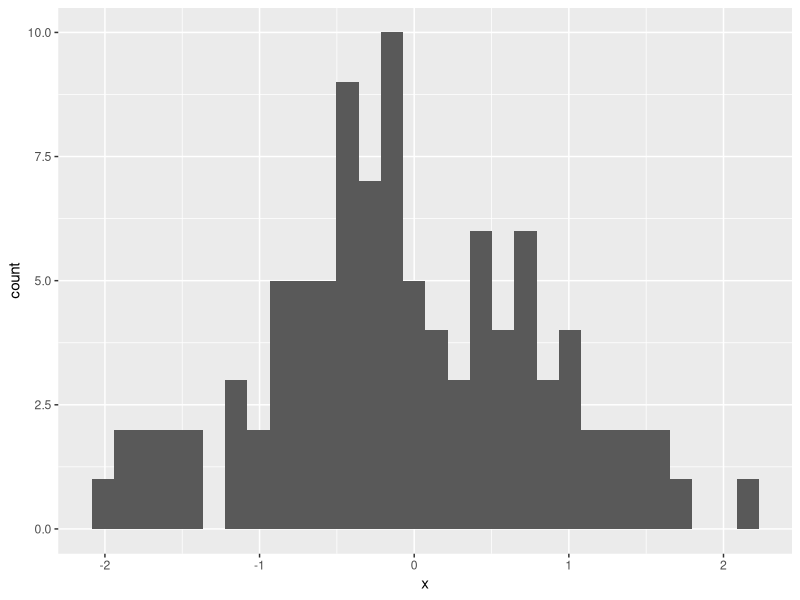
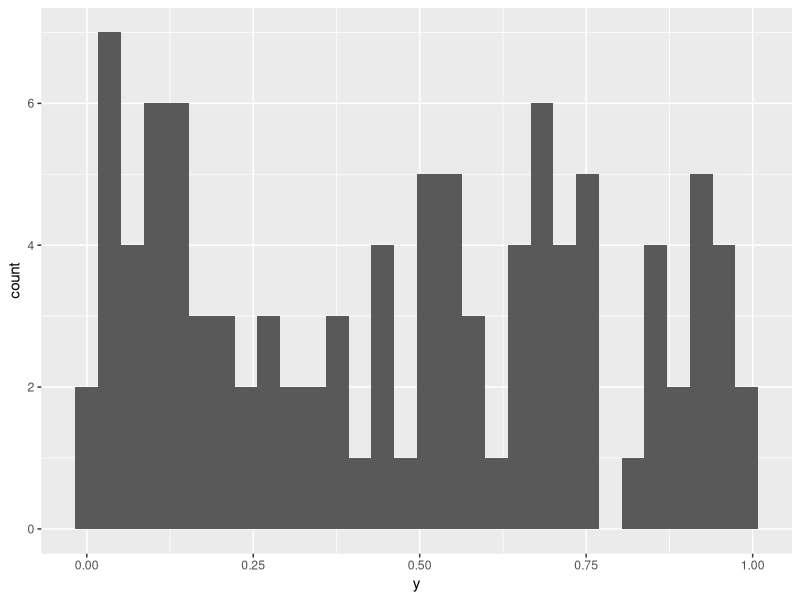
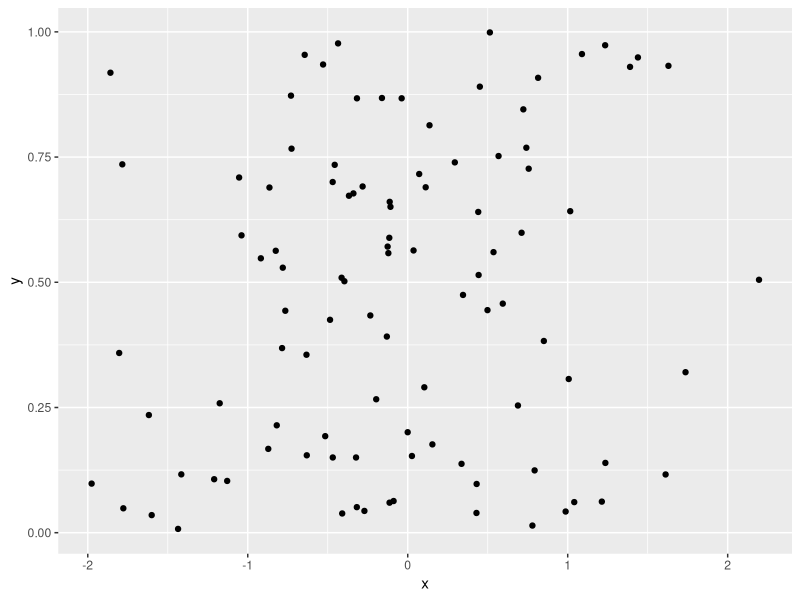

Source code (R) for these figures, in order:
library(tidyverse)

d <- tibble(
  x = rnorm(100), 
  y = runif(100)
)


d %>%
  ggplot() +
  geom_histogram(aes(x = x))

d %>%
  ggplot() +
  geom_histogram(aes(x = y))


d %>% 
  ggplot() +
  geom_point(aes(x = x, y = y))
